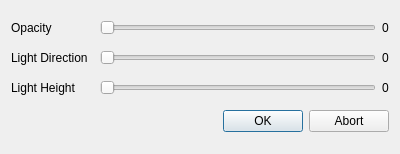
<?xml version="1.0" encoding="UTF-8"?>
<ui version="4.0">
 <class>HillShadingSettingsDialog</class>
 <widget class="QDialog" name="HillShadingSettingsDialog">
  <property name="geometry">
   <rect>
    <x>0</x>
    <y>0</y>
    <width>400</width>
    <height>154</height>
   </rect>
  </property>
  <property name="windowTitle">
   <string>Hillshading Settings</string>
  </property>
  <layout class="QGridLayout" name="gridLayout">
   <item row="0" column="0">
    <widget class="QLabel" name="label">
     <property name="text">
      <string>Opacity</string>
     </property>
    </widget>
   </item>
   <item row="2" column="2">
    <widget class="QSlider" name="horizontalSliderHeight">
     <property name="minimum">
      <number>1</number>
     </property>
     <property name="maximum">
      <number>22</number>
     </property>
     <property name="orientation">
      <enum>Qt::Horizontal</enum>
     </property>
    </widget>
   </item>
   <item row="1" column="0">
    <widget class="QLabel" name="label_2">
     <property name="text">
      <string>Light Direction</string>
     </property>
    </widget>
   </item>
   <item row="0" column="2">
    <widget class="QSlider" name="horizontalSliderOpacity">
     <property name="maximum">
      <number>100</number>
     </property>
     <property name="orientation">
      <enum>Qt::Horizontal</enum>
     </property>
    </widget>
   </item>
   <item row="1" column="2">
    <widget class="QSlider" name="horizontalSliderDirection">
     <property name="maximum">
      <number>359</number>
     </property>
     <property name="orientation">
      <enum>Qt::Horizontal</enum>
     </property>
    </widget>
   </item>
   <item row="2" column="0">
    <widget class="QLabel" name="label_3">
     <property name="text">
      <string>Light Height</string>
     </property>
    </widget>
   </item>
   <item row="0" column="3">
    <widget class="QLabel" name="labelOpacity">
     <property name="minimumSize">
      <size>
       <width>0</width>
       <height>0</height>
      </size>
     </property>
     <property name="text">
      <string>0</string>
     </property>
    </widget>
   </item>
   <item row="1" column="3">
    <widget class="QLabel" name="labelDirection">
     <property name="minimumSize">
      <size>
       <width>0</width>
       <height>0</height>
      </size>
     </property>
     <property name="text">
      <string>0</string>
     </property>
    </widget>
   </item>
   <item row="2" column="3">
    <widget class="QLabel" name="labelHeight">
     <property name="minimumSize">
      <size>
       <width>0</width>
       <height>0</height>
      </size>
     </property>
     <property name="text">
      <string>0</string>
     </property>
    </widget>
   </item>
   <item row="3" column="0" colspan="4">
    <widget class="QDialogButtonBox" name="buttonBox">
     <property name="standardButtons">
      <set>QDialogButtonBox::Abort|QDialogButtonBox::Ok</set>
     </property>
    </widget>
   </item>
  </layout>
 </widget>
 <resources/>
 <connections/>
</ui>
